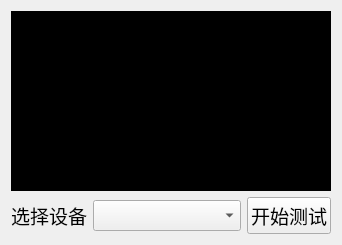
<?xml version="1.0" encoding="UTF-8"?>
<ui version="4.0">
 <class>TestVideoDetectDialog</class>
 <widget class="QDialog" name="TestVideoDetectDialog">
  <property name="geometry">
   <rect>
    <x>0</x>
    <y>0</y>
    <width>338</width>
    <height>237</height>
   </rect>
  </property>
  <property name="windowTitle">
   <string>视频检测</string>
  </property>
  <property name="windowOpacity">
   <double>1.000000000000000</double>
  </property>
  <property name="autoFillBackground">
   <bool>false</bool>
  </property>
  <property name="styleSheet">
   <string notr="true"/>
  </property>
  <property name="sizeGripEnabled">
   <bool>false</bool>
  </property>
  <property name="modal">
   <bool>false</bool>
  </property>
  <layout class="QVBoxLayout" name="verticalLayout">
   <item>
    <widget class="QWidget" name="videoview" native="true">
     <property name="sizePolicy">
      <sizepolicy hsizetype="Expanding" vsizetype="Expanding">
       <horstretch>0</horstretch>
       <verstretch>0</verstretch>
      </sizepolicy>
     </property>
     <property name="minimumSize">
      <size>
       <width>320</width>
       <height>180</height>
      </size>
     </property>
     <property name="styleSheet">
      <string notr="true">background-color: rgb(0, 0, 0);</string>
     </property>
    </widget>
   </item>
   <item>
    <layout class="QHBoxLayout" name="horizontalLayout">
     <item>
      <widget class="QLabel" name="labelCameraChoices">
       <property name="font">
        <font>
         <pointsize>14</pointsize>
        </font>
       </property>
       <property name="styleSheet">
        <string notr="true"/>
       </property>
       <property name="text">
        <string>选择设备</string>
       </property>
      </widget>
     </item>
     <item>
      <widget class="QComboBox" name="comboBoxCameraDevices">
       <property name="sizePolicy">
        <sizepolicy hsizetype="Expanding" vsizetype="Fixed">
         <horstretch>0</horstretch>
         <verstretch>0</verstretch>
        </sizepolicy>
       </property>
       <property name="font">
        <font>
         <pointsize>14</pointsize>
        </font>
       </property>
       <property name="styleSheet">
        <string notr="true"/>
       </property>
      </widget>
     </item>
     <item>
      <widget class="QPushButton" name="pushButtonStartCameraTest">
       <property name="font">
        <font>
         <pointsize>14</pointsize>
        </font>
       </property>
       <property name="focusPolicy">
        <enum>Qt::NoFocus</enum>
       </property>
       <property name="styleSheet">
        <string notr="true"/>
       </property>
       <property name="text">
        <string>开始测试</string>
       </property>
       <property name="checkable">
        <bool>true</bool>
       </property>
      </widget>
     </item>
    </layout>
   </item>
  </layout>
 </widget>
 <resources/>
 <connections/>
</ui>
